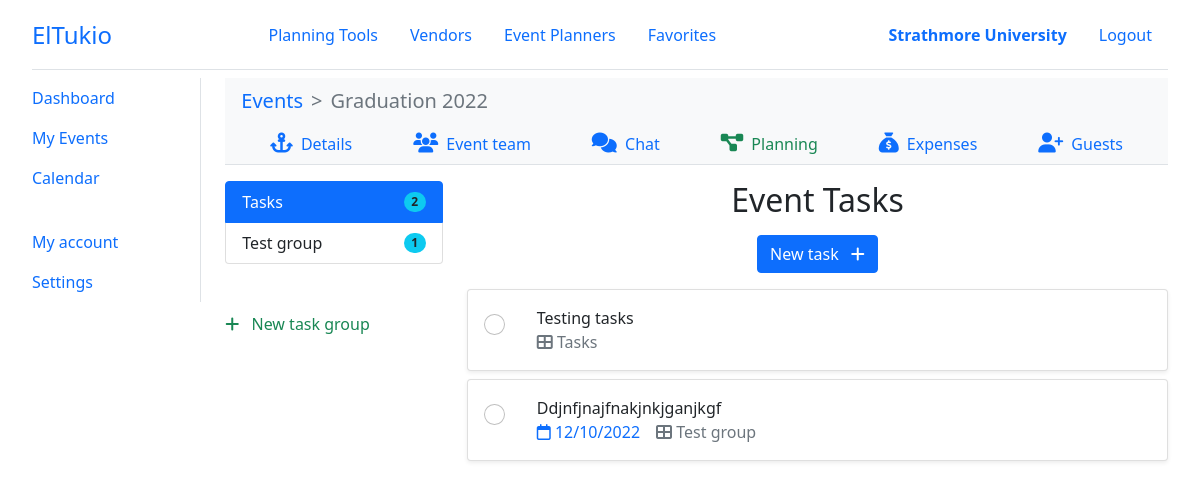
The app's page /organizer/events/1/tasks/ (signed in), older data.
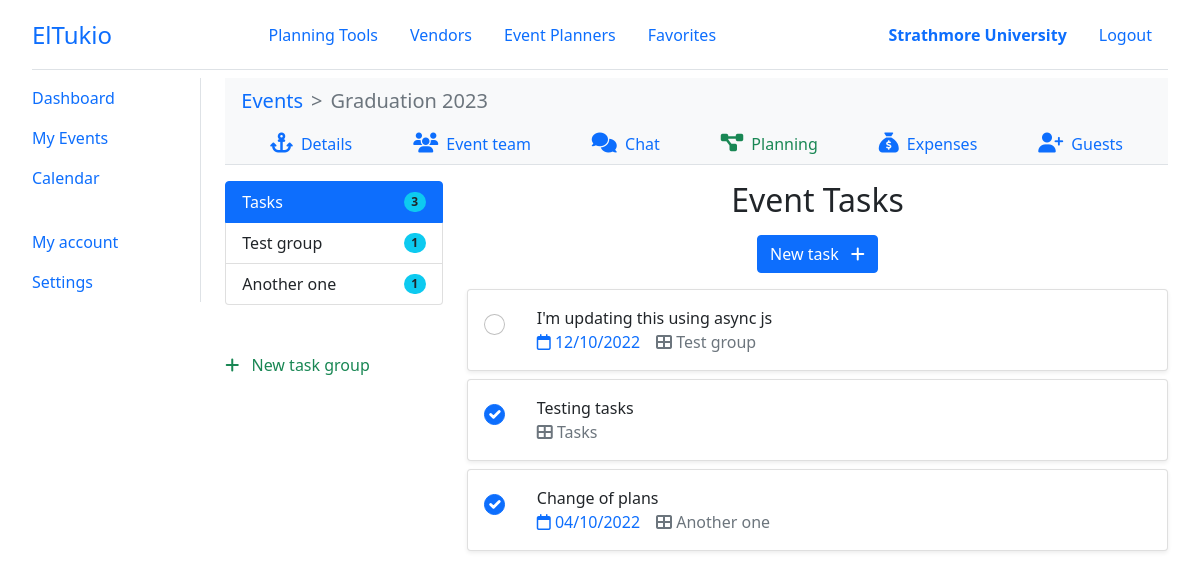
The same page, newer data.
### el_tukio/models.py (models this page shows, shortened)
class User(AbstractUser):
    class UserType(models.IntegerChoices):
        ORGANIZER = 0, _('Organizer')
        PLANNER = 1, _('Planner')
        VENDOR = 3, _('Vendor')
        __empty__ = _('(Unkown)')
    user_type = models.SmallIntegerField(blank=True, null=True, choices=UserType.choices)
    phone_number = PhoneNumberField(blank=True, null=True, unique=True)
    profile = models.ImageField(default='default.png', upload_to='profile_pics')
    @property
    def is_organizer(self):
        return self.user_type == self.UserType.ORGANIZER
    @property
    def is_planner(self):
        return self.user_type == self.UserType.PLANNER
    @property
    def is_vendor(self):
        return self.user_type == self.UserType.VENDOR
    @property
    def full_name(self):
        return f'{self.first_name} {self.last_name}'
    class Meta:
        ordering = ['last_name', 'first_name']

class Event(models.Model):
    organizer = models.ForeignKey(Organizer, on_delete=CASCADE)
    event_name = models.CharField(max_length=100)
    event_date = models.DateField(help_text='When will this event be held?')
    event_budget = models.FloatField(help_text='What  is the budget for this event?')
    event_location = models.CharField(max_length=100, null=True, blank=True)
    guest_size = models.IntegerField(help_text='Expected number of guests at the event?')
    planners = models.ManyToManyField(Planner)
    vendors = models.ManyToManyField(Vendor)

class TaskGroup(models.Model):
    event = models.ForeignKey(Event, on_delete=CASCADE, blank=True, null=True)
    name = models.CharField(max_length=500)

class Task(models.Model):
    event = models.ForeignKey(Event, on_delete=CASCADE)
    task = models.TextField(max_length=5000)
    task_group = models.ForeignKey(TaskGroup, on_delete=SET_NULL, blank=True, null=True)
    date_created = models.DateTimeField(auto_now_add=True)
    due_date = models.DateField(blank=True, null=True, help_text='When would you like to have this done?')
    created_by = models.ForeignKey(User, on_delete=SET_NULL, blank=True, null=True, related_name='created_by')
    assigned_to = models.ForeignKey(User, on_delete=SET_NULL, blank=True, null=True, related_name='assigned_to')
    completed = models.BooleanField(default=False, help_text='Mark this task as completed')
    date_completed = models.DateField(blank=True, null=True)
    completed_by = models.ForeignKey(User, on_delete=SET_NULL, blank=True, null=True, related_name='completed_by')

### el_tukio/utils/decorators.py (the view)
    def wrapper_func(request, *args, **kwargs):
        if request.user.is_authenticated and request.user.is_organizer:
            return view_func(request, *args, **kwargs)
        else:
            error_msg = 'Unauthorised action. You must be an event organizer to access this page!'
            return HttpResponse(error_msg)

### el_tukio/forms.py
class TaskForm(ModelForm):
    def __init__(self, *args, **kwargs):
        event_date = kwargs.pop('event_date')
        super(TaskForm, self).__init__(*args, **kwargs)
        self.fields['due_date'] = forms.DateField(
            required=False,
            widget=forms.DateInput(attrs={
                'type': 'date',
                'min': DT.date.today(),
                'max': event_date,
            }))
    class Meta:
        model = Task
        fields = ['task', 'due_date']

class TaskContentUpdateForm(ModelForm):
    class Meta:
        model = Task
        fields = ['task']

### templates/organizer/tasks.html (shortened to what this page needs)
{% extends 'layouts/dashboard.html' %}
{% load static %}
{% load widget_tweaks %}
{% block content %}
{% include 'components/nav-event.html' %}
<div class="row row-cols-2 g-4">
    <div class="col-3 text-start">
        <div class="list-group">
            <a href="{% url 'organizer-event-tasks' event.id %}"
                class="list-group-item list-group-item-action d-flex justify-content-between align-items-center gap-sm {% if active_group == 'all' %}active disabled{% endif %}">
                Tasks
                <span class="badge bg-info text-dark rounded-pill flex-shrink-0">{{ all_count }}</span>
            </a>
            {% for group in task_groups %}
            <a href="{% url 'organizer-event-tasks' event_id=event.id group_id=group.id %}"
                class="list-group-item list-group-item-action d-flex justify-content-between align-items-center gap-sm {% if active_group == group.id|stringformat:'i' %}active disabled{% endif %}">
                {{ group.name }}
                <span class="badge bg-info text-dark rounded-pill flex-shrink-0">{{ group.task_set.all.count }}</span>
            </a>
            {% empty %}
            <small class="mt-3 text-muted hint">Group your tasks together to help monitor the progress.</small>
            {% endfor %}
        </div>
        <a href="#" class="d-block mt-5 text-success" data-bs-toggle="modal" data-bs-target="#taskGroupModal">
            <i class="fa-solid fa-plus"></i>
            <span class="ms-2">New task group</span>
        </a>
    </div>
    <div class="col-9">
        <h2 class="mb-3">{{ page_title }}</h2>
        <button type="button" class="btn btn-primary" data-bs-toggle="modal" data-bs-target="#newTaskModal">
            <span class="me-2">New task</span>
            <i class="fa-solid fa-plus"></i>
        </button>
        <section class="section-tasks text-start py-3" id="sectionTasks">
            {% for task in tasks %}
            <div class="card shadow-sm mb-2" data-task-id="{{ task.id }}">
                <div class="card-body d-flex gap-lg">
                    <span class="pt-1">
                        <input type="checkbox" class="form-check-input rounded-circle" onchange="changeTaskStatus({{ task.id }})" {% if task.completed %}checked{% endif %}>
                    </span>
                    <div class="flex-grow-1" onclick="taskDetails({{ task.id }})">
                        <p class="mb-0" data-value="task">{{ task.task }}</p>
                        <div class="d-flex gap-md">
                            {% if task.due_date %}
                            <span class="text-primary">
                                <i class="fa-regular fa-calendar"></i>
                                <span data-value="due-date">{{ task.due_date|date:"d/m/Y" }}</span>
                            </span>
                            {% endif %}
                            {% if active_group == 'all' %}
                            <span class="text-muted">
                                <i class="fa-solid fa-table-cells-large"></i>
                                <span data-value="group-name">
                                    {% if task.task_group %}
                                    {{ task.task_group.name }}
                                    {% else %}
                                    Tasks
                                    {% endif %}
                                </span>
                            </span>
                            {% endif %}
                        </div>
                    </div>
                </div>
            </div>
            {% empty %}
            <div class="text-danger text-center">No tasks yet.</div>
            {% endfor %}
        </section>
    </div>
</div>
{% endblock content %}

### templates/layouts/dashboard.html (shortened to what this page needs)
{% extends 'base.html' %}
{% load static %}
{% block body %}
<div class="layout layout-dashboard">
    {% include 'components/header.html' %}
    <div class="row row-cols-2">
        <div class="col-2">
            {% if user.is_vendor %}
            {% include 'components/nav-vendor.html' %}
            {% elif user.is_planner %}
            {% include 'components/nav-planner.html' %}
            {% elif user.is_organizer %}
            {% include 'components/nav-organizer.html' %}
            {% endif %}
        </div>
        <div class="col-10">
            {% block content %}{% endblock %}
        </div>
    </div>
</div>
{% endblock body %}

### templates/base.html (shortened to what this page needs)
<!DOCTYPE html>
<html lang="en">
<head>
	<link href="https://cdn.jsdelivr.net/npm/bootstrap@5.0.2/dist/css/bootstrap.min.css" rel="stylesheet"
>
	{% load static %}
	<link rel="stylesheet" href="{% static 'css/main.css' %}">
</head>
<body>
	{% block body %}{% endblock %}
</body>
</html>

### templates/components/header.html
<header class="header border-bottom d-flex align-items-center justify-content-between mb-2" id="header">
    <a href="{% url 'home' %}" class="logo">ElTukio</a>
    <nav class="nav-main d-flex align-items-center">
        <a href="#" class="nav-link">Planning Tools</a>
        <a href="{% url 'vendors' %}" class="nav-link">Vendors</a>
        <a href="{% url 'planners' %}" class="nav-link">Event Planners</a>
        {% if user.is_organizer or user.is_planner %}
        <a href="{% url 'bookmarks' user_type=user.get_user_type_display.lower %}" class="nav-link">Favorites</a>
        {% endif %}
    </nav>
    <nav class="nav-profile d-flex align-items-center">
        {% if user.is_authenticated %}
        {% if user.is_vendor %}
        <a class="nav-link fw-bold" href="{% url 'vendor-dashboard' %}">{{ user.vendor.business_name }}</a>
        {% elif user.is_planner %}
        <a class="nav-link fw-bold" href="{% url 'planner-dashboard' %}">{{ user.full_name }}</a>
        {% elif user.is_organizer %}
        <a class="nav-link fw-bold" href="{% url 'organizer-dashboard' %}">{{ user.full_name }}</a>
        {% endif %}
        <a class="nav-link" href="{% url 'logout' %}">Logout</a>
        {% else %}
        <a class="nav-link" href="{% url 'login' %}">Login</a>
        <a class="nav-link" href="{% url 'register' %}">Register</a>
        {% endif %}
    </nav>
</header>

### templates/components/nav-organizer.html
<nav class="sidenav border-end text-start">
    <div class="nav-link-group mb-4">
        <a class="nav-link ps-0" href="{% url 'organizer-dashboard' %}">Dashboard</a>
        <a class="nav-link ps-0" href="{% url 'organizer-events' %}">My Events</a>
        <a class="nav-link ps-0" href="#">Calendar</a>
    </div>
    <div class="nav-link-group">
        <a class="nav-link ps-0" href="{% url 'user-account' %}">My account</a>
        <a class="nav-link ps-0" href="#">Settings</a>
    </div>
</nav>

### templates/components/nav-event.html
<nav style="--bs-breadcrumb-divider: '>';" aria-label="breadcrumb" class="bg-light px-3 py-2">
    <ol class="breadcrumb m-0 fs-5">
        <li class="breadcrumb-item"><a href="{% url 'organizer-events' %}">Events</a></li>
        <li class="breadcrumb-item active" aria-current="page">{{ event.event_name }}</li>
    </ol>
</nav>
<nav class="nav-secondary d-flex justify-content-evenly border-bottom bg-light mb-3">
    <a href="{% url 'organizer-event-details' event.id %}"
        class="nav-link {% if active == 'details' %}text-success{% endif %}">
        <i class="fs-5 fa-solid fa-anchor"></i>
        <span class="ms-1">Details</span>
    </a>
    <a href="{% url 'organizer-event-team' event.id %}"
        class="nav-link {% if active == 'team' %}text-success{% endif %}">
        <i class="fs-5 fa-solid fa-users"></i>
        <span class="ms-1">Event team</span>
    </a>
    <a href="#" class="nav-link">
        <i class="fs-5 fa-solid fa-comments"></i>
        <span class="ms-1">Chat</span>
    </a>
    <a href="{% url 'organizer-event-tasks' event.id %}" class="nav-link {% if active == 'plan' %}text-success{% endif %}">
        <i class="fs-5 fa-solid fa-diagram-project"></i>
        <span class="ms-1">Planning</span>
    </a>
    <a href="{% url 'organizer-event-expenses' event.id %}" class="nav-link {% if active == 'expenses' %}text-success{% endif %}">
        <i class="fs-5 fa-solid fa-sack-dollar"></i>
        <span class="ms-1">Expenses</span>
    </a>
    <a href="#" class="nav-link {% if active == 'guests' %}text-success{% endif %}">
        <i class="fs-5 fa-solid fa-user-plus"></i>
        <span class="ms-1">Guests</span>
    </a>
</nav>

### static/css/main.css (style rules this page uses)
:root { --tk-dim-header: 70px; }
body { padding: 0 2rem 4rem; text-align: center; }
a { text-decoration: none; cursor: pointer; }
.header { height: var(--tk-dim-header); }
.logo { font-size: 1.5rem; }
.flex-shrink-0 { flex-shrink: 0 !important; }
.gap-sm { gap: 0.5rem !important; }
.gap-md { gap: 1rem !important; }
.gap-lg { gap: 2rem !important; }
[type=checkbox].rounded-circle { width: 1.3em; height: 1.3em; }

Row changes from the older to the newer data that the page shows:
changed Event: event_name "Graduation 2022" → "Graduation 2023"
added TaskGroup: name "Another one", task_set.all.count "1"
changed Task "Test group": task "Ddjnfjnajfnakjnkjganjkgf" → "I'm updating this using async js"; moves up the list
changed Task "Testing tasks": completed "☐" → "☑"
added Task: completed "☑", task "Change of plans", due_date "04/10/2022", task_group.name "Another one"
Text that changed along with them:
{{ all_count }}: "2" → "3"
